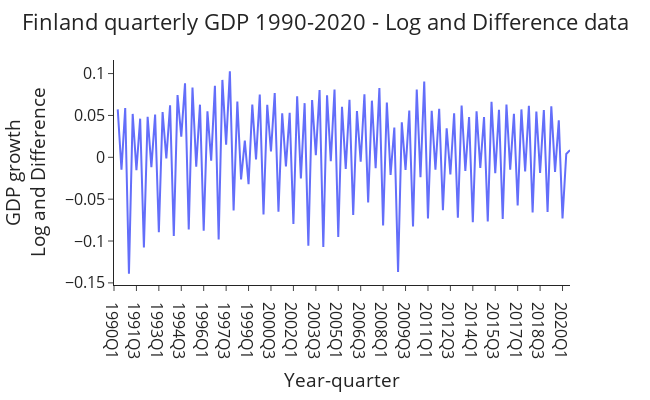

Source (notebook cell):
### Markdown cell above
## Perform first difference transformation by using log(gdp)t - log(gdp)t-1 and plot the GDP growth

### Code cell
# Take the difference and log and plot it
data['GDP_log'] = np.log(data['GDP'])
data['GDP_Diff_Log'] = data['GDP_log'].diff()

plotting(title='Finland quarterly GDP 1990-2020 - Log and Difference data', 
         data=data, 
         x='Year-quarter', 
         y='GDP_Diff_Log',
         x_label='Year-quarter', 
         y_label='GDP growth<br>Log and Difference')

### Figure 1 — Plotly figure (JSON) as saved in the notebook; plotly's stock layout.template omitted (floating-point values rounded to 4 significant figures)
{"data": [{"hovertemplate": "Year-quarter=%{x}<br>GDP growth<br>Log and Difference=%{y}<extra></extra>", "legendgroup": "", "line": {"color": "#636efa", "dash": "solid"}, "marker": {"symbol": "circle"}, "mode": "lines", "name": "", "orientation": "v", "showlegend": false, "type": "scatter", "x": ["1990Q1", "1990Q2", "1990Q3", "1990Q4", "1991Q1", "1991Q2", "1991Q3", "1991Q4", "1992Q1", "1992Q2", "1992Q3", "1992Q4", "1993Q1", "1993Q2", "1993Q3", "1993Q4", "1994Q1", "1994Q2", "1994Q3", "1994Q4", "1995Q1", "1995Q2", "1995Q3", "1995Q4", "1996Q1", "1996Q2", "1996Q3", "1996Q4", "1997Q1", "1997Q2", "1997Q3", "1997Q4", "1998Q1", "1998Q2", "1998Q3", "1998Q4", "1999Q1", "1999Q2", "1999Q3", "1999Q4", "2000Q1", "2000Q2", "2000Q3", "2000Q4", "2001Q1", "2001Q2", "2001Q3", "2001Q4", "2002Q1", "2002Q2", "2002Q3", "2002Q4", "2003Q1", "2003Q2", "2003Q3", "2003Q4", "2004Q1", "2004Q2", "2004Q3", "2004Q4", "2005Q1", "2005Q2", "2005Q3", "2005Q4", "2006Q1", "2006Q2", "2006Q3", "2006Q4", "2007Q1", "2007Q2", "2007Q3", "2007Q4", "2008Q1", "2008Q2", "2008Q3", "2008Q4", "2009Q1", "2009Q2", "2009Q3", "2009Q4", "2010Q1", "2010Q2", "2010Q3", "2010Q4", "2011Q1", "2011Q2", "2011Q3", "2011Q4", "2012Q1", "2012Q2", "2012Q3", "2012Q4", "2013Q1", "2013Q2", "2013Q3", "2013Q4", "2014Q1", "2014Q2", "2014Q3", "2014Q4", "2015Q1", "2015Q2", "2015Q3", "2015Q4", "2016Q1", "2016Q2", "2016Q3", "2016Q4", "2017Q1", "2017Q2", "2017Q3", "2017Q4", "2018Q1", "2018Q2", "2018Q3", "2018Q4", "2019Q1", "2019Q2", "2019Q3", "2019Q4", "2020Q1", "2020Q2", "2020Q3"], "xaxis": "x", "y": [null, 0.05719, -0.01488, 0.05886, -0.1391, 0.05179, -0.0155, 0.04614, -0.1077, 0.04844, -0.01171, 0.05099, -0.08944, 0.0541, -0.001217, 0.06201, -0.09393, 0.07442, 0.02465, 0.08841, -0.08631, 0.08326, -0.01108, 0.06287, -0.08781, 0.05486, -0.003914, 0.08552, -0.09807, 0.09242, 0.01517, 0.1028, -0.0635, 0.06668, -0.02639, 0.02006, -0.03204, 0.06311, -0.002595, 0.07504, -0.06831, 0.06274, 0.006923, 0.07685, -0.06489, 0.05252, -0.01102, 0.05308, -0.07956, 0.07292, -0.02532, 0.06465, -0.1055, 0.06837, 0.002409, 0.08045, -0.107, 0.07414, -0.004625, 0.08099, -0.09517, 0.06035, -0.01391, 0.06858, -0.06873, 0.05533, -0.005353, 0.07532, -0.05384, 0.06762, -0.01313, 0.0826, -0.0813, 0.06545, -0.02102, 0.03564, -0.1369, 0.04172, -0.01498, 0.05581, -0.08268, 0.08093, -0.02367, 0.0906, -0.07315, 0.05546, -0.01483, 0.05786, -0.06323, 0.03473, -0.02055, 0.0526, -0.07221, 0.06186, -0.01622, 0.04805, -0.07764, 0.05482, -0.01263, 0.04813, -0.07657, 0.0662, -0.01891, 0.05668, -0.07376, 0.06291, -0.01468, 0.05189, -0.05749, 0.05719, -0.01698, 0.06138, -0.06576, 0.0546, -0.01865, 0.05644, -0.06518, 0.06097, -0.01756, 0.04412, -0.07301, 0.003897, 0.008633], "yaxis": "y"}], "layout": {"font": {"size": 16}, "height": 400, "legend": {"tracegroupgap": 0}, "margin": {"t": 60}, "title": {"text": "Finland quarterly GDP 1990-2020 - Log and Difference data", "x": 0.5}, "width": 650, "xaxis": {"anchor": "y", "domain": [0, 1], "title": {"text": "Year-quarter"}}, "yaxis": {"anchor": "x", "domain": [0, 1], "title": {"text": "GDP growth<br>Log and Difference"}}}}
